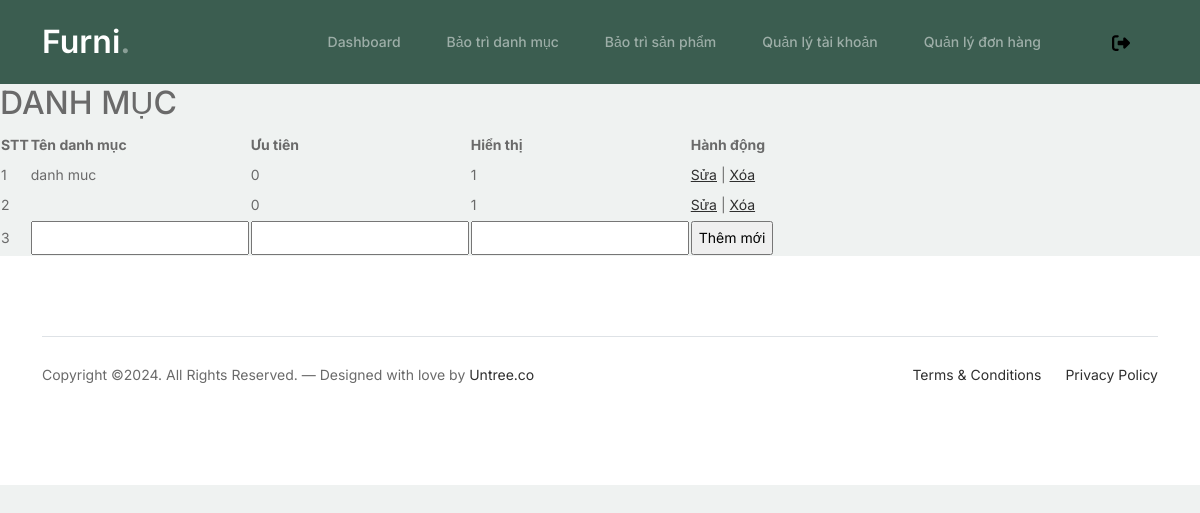
/admin/index.php?act=danhmuc (signed in), run on an earlier commit of the app's database.
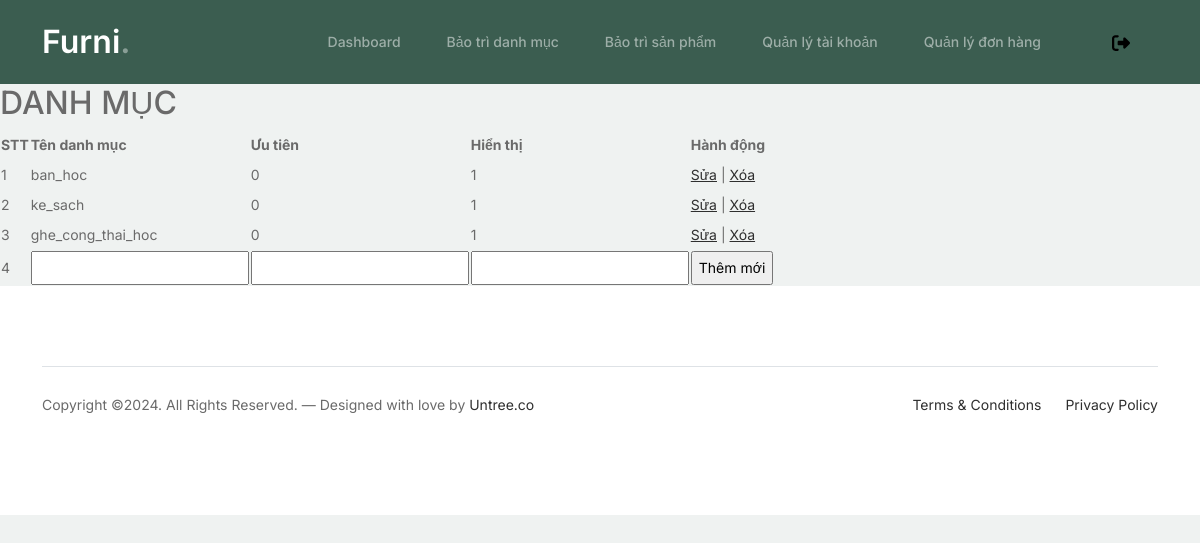
And on a later commit of the database.
### tables this page shows
CREATE TABLE `tbl_danhmuc` (
  `id` int(4) NOT NULL,
  `tendm` varchar(50) NOT NULL,
  `uutien` int(4) NOT NULL DEFAULT '0',
  `hienthi` tinyint(1) NOT NULL DEFAULT '1'
);

### model/danhmuc.php (called while the page is built, shortened)
<?php
function getall_dm()
{
    $conn = connectdb();
    $stmt = $conn->prepare("SELECT * FROM tbl_danhmuc");
    $stmt->execute();
    $kq = $stmt->fetchAll();
    return $kq;
}

### admin/views/danhmuc.php (the view)
<div class="main">
    <h2>DANH MỤC</h2>
    <table>
        <tr>
            <th>STT</th>
            <th>Tên danh mục</th>
            <th>Ưu tiên</th>
            <th>Hiển thị</th>
            <th>Hành động</th>
        </tr>
        <?php
        if (isset($kq) && (count($kq) > 0)) {
            $i = 1;
            foreach ($kq as $dm) {
                echo '<tr>
                        <td>' . $i . '</td>
                        <td>' . $dm['tendm'] . '</td>
                        <td>' . $dm['uutien'] . '</td>
                        <td>' . $dm['hienthi'] . '</td>
                        <td> <a href="index.php?act=updatedmform&id=' . $dm['id'] . '">Sửa</a> | <a href="index.php?act=deldm&id=' . $dm['id'] . '">Xóa</a> </td>
                    </tr>';
                $i++;
            }
            echo '<form action="index.php?act=adddm" method="post">
                        <tr>
                        <td>' . $i . '</td>
                        <td><input type="text" name="tendm"></td>
                        <td><input type="text" name="uutien"></td>
                        <td><input type="text" name="hienthi"></td>
                        <td><input type="submit" value="Thêm mới" name="themmoi"></td>
                        </tr>
                    </form>';
        }
        ?>
    </table>
</div>

### admin/index.php (shortened to what this page needs)
<?php
if (isset($_SESSION['role']) && ($_SESSION['role'] == 1)) {
    include "../model/danhmuc.php";
    include "views/header.php";
    if (isset($_GET['act'])) {
        switch ($_GET['act']) {
            case 'danhmuc':
                $kq = getall_dm();
                include "views/danhmuc.php";
                break;
        }
    } else {
        include "views/dashboard.php";
    }
    include "views/footer.php";
} else {
    header('location: ../login.php');
}

### admin/views/header.php (shortened to what this page needs)
<!DOCTYPE html>
<html lang="en">
<head>
    <link href="../css/bootstrap.min.css" rel="stylesheet">
    <link href="https://cdnjs.cloudflare.com/ajax/libs/font-awesome/6.0.0-beta3/css/all.min.css" rel="stylesheet">
    <link href="../css/tiny-slider.css" rel="stylesheet">
    <link href="../css/style.css" rel="stylesheet">
</head>
<body>
    <nav class="custom-navbar navbar navbar navbar-expand-md navbar-dark bg-dark" arial-label="Furni navigation bar">
        <div class="container">
            <a class="navbar-brand" href="index.php">Furni<span>.</span></a>
            <div class="collapse navbar-collapse" id="navbarsFurni">
                <ul class="custom-navbar-nav navbar-nav ms-auto mb-2 mb-md-0">
                    <li class="nav-item ">
                        <a class="nav-link" href="index.php">Dashboard</a>
                    </li>
                    <li><a class="nav-link" href="index.php?act=danhmuc">Bảo trì danh mục</a></li>
                    <li><a class="nav-link" href="index.php?act=sanpham">Bảo trì sản phẩm</a></li>
                    <li><a class="nav-link" href="index.php?act=taikhoan">Quản lý tài khoản</a></li>
                    <li><a class="nav-link" href="index.php?act=donhang">Quản lý đơn hàng</a></li>
                </ul>
                <ul class="custom-navbar-cta navbar-nav mb-2 mb-md-0 ms-5">
                    <li><a class="nav-link active" href="../index.php?act=thoat" name="exit"><img src="../images/logout.svg"></a></li>
                </ul>
            </div>
        </div>
    </nav>

### admin/views/footer.php (shortened to what this page needs)
<footer class="footer-section">
    <div class="container relative">
        <div class="border-top copyright">
            <div class="row pt-4">
                <div class="col-lg-6">
                    <p class="mb-2 text-center text-lg-start">Copyright &copy;. All Rights Reserved. &mdash; Designed with love by <a href="https://untree.co">Untree.co</a>
                    </p>
                </div>
                <div class="col-lg-6 text-center text-lg-end">
                    <ul class="list-unstyled d-inline-flex ms-auto">
                        <li class="me-4"><a href="#">Terms &amp; Conditions</a></li>
                        <li><a href="#">Privacy Policy</a></li>
                    </ul>
                </div>
            </div>
        </div>
    </div>
</footer>
</body>
</html>

### css/style.css (style rules this page uses)
body { overflow-x: hidden; position: relative; }
body { font-family: "Inter", sans-serif; font-weight: 400; line-height: 28px; color: #6a6a6a; font-size: 14px; background-color: #eff2f1; }
a { text-decoration: none; -webkit-transition: 0.3s all ease; -o-transition: 0.3s all ease; transition: 0.3s all ease; color: #2f2f2f; text-decoration: underline; }
.custom-navbar { background: #3b5d50 !important; padding-top: 20px; padding-bottom: 20px; }
.custom-navbar .navbar-brand { font-size: 32px; font-weight: 600; }
.custom-navbar .navbar-brand > span { opacity: 0.4; }
@media (min-width: 992px) { .custom-navbar .custom-navbar-nav li { margin-left: 15px; margin-right: 15px; } }
.custom-navbar .custom-navbar-nav li a { font-weight: 500; color: #ffffff !important; opacity: 0.5; -webkit-transition: 0.3s all ease; -o-transition: 0.3s all ease; transition: 0.3s all ease; position: relative; }
@media (min-width: 768px) { .custom-navbar .custom-navbar-nav li a:before { content: ""; position: absolute; bottom: 0; left: 8px; right: 8px; background: #f9bf29; height: 5px; opacity: 1; visibility: visible; width: 0; -webkit-transition: 0.15s all ease-out; -o-transition: 0.15s all ease-out; transition: 0.15s all ease-out; } }
.custom-navbar .custom-navbar-cta { margin-left: 0 !important; -webkit-box-orient: horizontal; -webkit-box-direction: normal; -ms-flex-direction: row; flex-direction: row; }
@media (min-width: 768px) { .custom-navbar .custom-navbar-cta { margin-left: 40px !important; } }
.custom-navbar .custom-navbar-cta li { margin-left: 0px; margin-right: 0px; }
.custom-navbar .custom-navbar-cta li:first-child { margin-right: 20px; }
.footer-section { padding: 80px 0; background: #ffffff; }
.footer-section .relative { position: relative; }
.footer-section a { text-decoration: none; color: #2f2f2f; -webkit-transition: 0.3s all ease; -o-transition: 0.3s all ease; transition: 0.3s all ease; }
.footer-section .border-top { border-color: #dce5e4; }
.footer-section .border-top.copyright { font-size: 14px !important; }

What changed in the data, as far as the page shows it:
removed tbl_danhmuc: tendm "danh muc", uutien "0", hienthi "1"
removed tbl_danhmuc: uutien "0", hienthi "1"
added tbl_danhmuc: tendm "ban_hoc", uutien "0", hienthi "1"
added tbl_danhmuc: tendm "ke_sach", uutien "0", hienthi "1"
added tbl_danhmuc: tendm "ghe_cong_thai_hoc", uutien "0", hienthi "1"
Also different on the page:
$i: "3" → "4"
